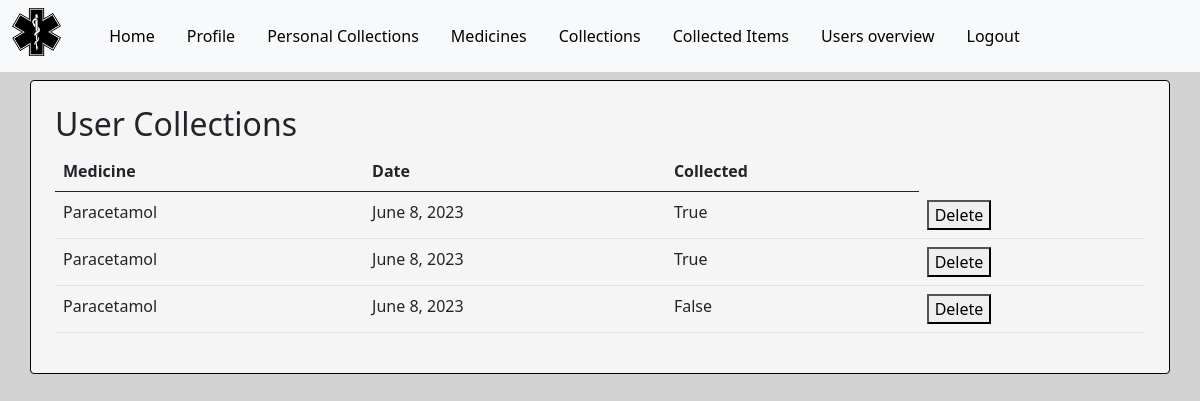
Screenshot of /user_collections/1/ (signed in) with the database file from the repository.
### base/models.py (models this page shows, shortened)
class Collection(models.Model):
    medicine = models.ForeignKey(
        Medicine, on_delete=models.CASCADE, null=False)
    user = models.ForeignKey(User, on_delete=models.CASCADE)
    date = models.DateField(blank=False,)
    collected = models.BooleanField(default=False)
    collected_approved = models.BooleanField(default=False)
    collected_approved_by = models.ForeignKey(User, on_delete=models.CASCADE,
                                    related_name='approved_by', null=True, blank=True)

class Medicine(models.Model):
    name = models.CharField(max_length=50)
    manufacture = models.CharField(max_length=50)
    cures = models.CharField(max_length=50)
    side_effects = models.CharField(max_length=50)

### base/views.py (the view)
# urls.py: path('user_collections/<int:user_id>/', views.user_collections, name='user_collections'),
@login_required
@staff_member_required
def user_collections(request, user_id):
    user = User.objects.get(id=user_id)
    collections = Collection.objects.filter(user=user)
    context = {
        'collections': collections
    }
    return render(request, 'base/user_collections.html', context)

### base/templates/base/user_collections.html (shortened to what this page needs)
{% extends 'base/base.html' %}
{% block content %}
<div class="p-3">
    <h2>User Collections</h2>
    <table class="table">
        <thead>
          <tr>
            <th scope="col">Medicine</th>
            <th scope="col">Date</th>
            <th scope="col">Collected</th>
          </tr>
        </thead>
        <tbody>
            {% for collection in collections %}
        <tr>
            <td>{{ collection.medicine.name }}</td>
            <td>{{ collection.date }} </td>
            <td>{{ collection.collected }} </td>
            <td>
                <form method="post" action="{% url 'delete_collection' collection.id %}">
                    <button type="submit">Delete</button>
                </form>
            </td>
          </tr>
        {% empty %}
            <tr>
                <td> There are no collection found</td>
            </tr>
        {% endfor %}
        </tbody>
    </table>
</div>
{% endblock %}

### base/static/base/css/styles.css (style rules this page uses)
body { background-color: #d3d3d3; }

### base/static/base/css/menu.css (style rules this page uses)
body { margin: 0; }

### rows the page displays
Collection: medicine.name "Paracetamol", date "June 8, 2023", collected "True"
Collection: medicine.name "Paracetamol", date "June 8, 2023", collected "True"
Collection: medicine.name "Paracetamol", date "June 8, 2023", collected "False"
